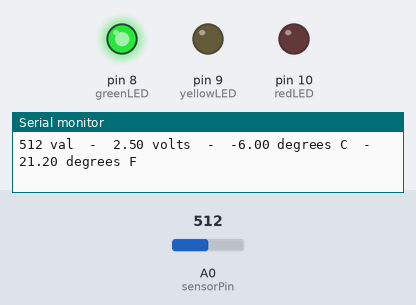
Recording of a sketch running on a simulated Arduino Uno, built with avr-gcc and run on an emulated ATmega328P. Parts: output pins drawn as LEDs (lit = HIGH), the last lines printed to the serial monitor. The test bench sets the inputs (shaded band); at power-on: A0 (sensorPin) = 512.

Above: at 3.8 s.
3.9 s: A0 (sensorPin) set to 558
7.8 s: A0 (sensorPin) set to 570
At 9.9 s:
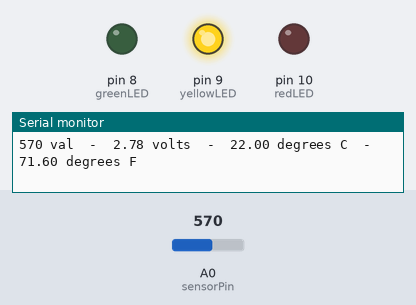
11.7 s: A0 (sensorPin) set to 716
At 12.3 s:
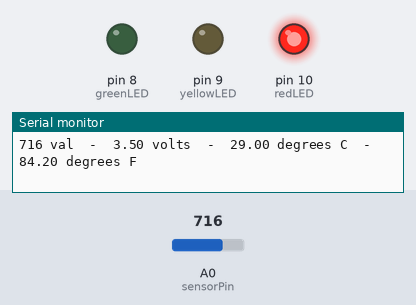
15.6 s: A0 (sensorPin) set to 727
At 19.2 s:
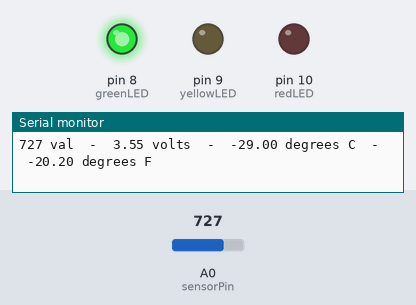
19.5 s: A0 (sensorPin) set to 65
At 21.7 s:
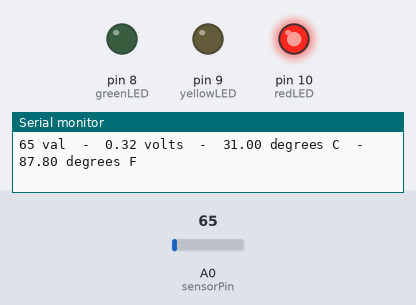
Timing chart, 0 to 23.2 s (numbered marks = the images above; inputs shaded):
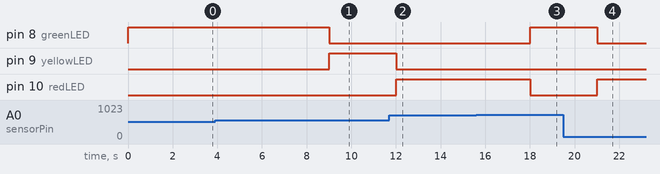

The sketch:

Project_24.2_Temperature_tester.ino
```cpp
/*
keyestudio STEM Starter Kit
Project 24.2
Temperature tester
http//www.keyestudio.com
*/
#define sensorPin  A0
#define greenLED 8
#define yellowLED 9
#define redLED 10
void setup()
{
  pinMode(greenLED, OUTPUT);
  pinMode(yellowLED, OUTPUT);
  pinMode(redLED, OUTPUT);
  Serial.begin(9600);
}
void loop()
{
  int reading = analogRead(sensorPin);
  float voltage = reading * 5.0;
  voltage /= 1024.0;
  float temperatureC = (500 * reading) /1024 ;
  float temperatureF = (temperatureC * 9.0 / 5.0) + 32.0;
  Serial.print(reading); Serial.print(" val  -  ");
  Serial.print(voltage); Serial.print(" volts  -  ");
  Serial.print(temperatureC); Serial.print(" degrees C  -  ");
  Serial.print(temperatureF); Serial.println(" degrees F");

  if (temperatureF >= 75) {
    digitalWrite(greenLED, LOW);
    digitalWrite(yellowLED, LOW);
    digitalWrite(redLED, HIGH);
  }
  else if (temperatureF >= 70 && temperatureF < 75) {
    digitalWrite(greenLED, LOW);
    digitalWrite(yellowLED, HIGH);
    digitalWrite(redLED, LOW);
  }
  else {
    digitalWrite(greenLED, HIGH);
    digitalWrite(yellowLED, LOW);
    digitalWrite(redLED, LOW);
  }

  delay(3000);
}
//////////////////////////////////////////////////////////////////
```

Measured:
- the behaviour switches between 569 and 570 on A0 (sensorPin) (found by bisection; images 0 and 1)
- the behaviour switches between 720 and 721 on A0 (sensorPin) (found by bisection; images 2 and 3)
- after the input at 7.8 s, pin 8 (greenLED): HIGH → LOW after 1.2 s; pin 9 (yellowLED): LOW → HIGH after 1.2 s
- after the input at 11.7 s, pin 9 (yellowLED): HIGH → LOW after 0.31 s; pin 10 (redLED): LOW → HIGH after 0.31 s
- after the input at 15.6 s, pin 8 (greenLED): LOW → HIGH after 2.4 s; pin 10 (redLED): HIGH → LOW after 2.4 s
- after the input at 19.5 s, pin 8 (greenLED): HIGH → LOW after 1.5 s; pin 10 (redLED): LOW → HIGH after 1.5 s
